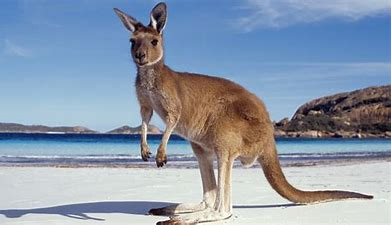
#> input picture Task 1/image1.jpg, 391 x 225 px, given in place of image1.jpeg, which was not available
$ jupyter execute imagetosketch.ipynb   (text cells are left out)
#> lines starting #> are read from the running program, lines starting #| are printed output that depends on the picture; pictures that were not available may be replaced by others from this repository, and a replacement may not be noted
[cell 1]
#importing opencv library
import cv2 as cv
import matplotlib.pyplot as plt
from google.colab.patches import cv2_imshow

[cell 2]
img=cv.imread("image1.jpeg")
#> img is the input picture: shape (225, 391, 3); mean B, G, R 172.1, 153.8, 140.1
cv2_imshow(img)

[cell 3]
gray=cv.cvtColor(img,cv.COLOR_BGR2GRAY)
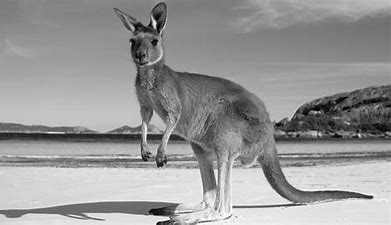
#> gray: shape (225, 391); min 1, max 255, mean 151.8

[cell 4]
cv2_imshow(gray)

[cell 5]
invert=cv.bitwise_not(gray)
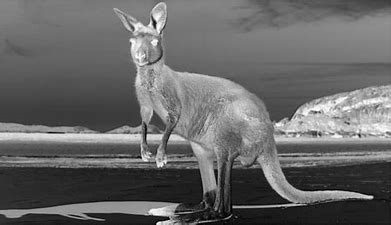
#> invert: shape (225, 391); min 0, max 254, mean 103.2

[cell 6]
cv2_imshow(invert)

[cell 7]
blur=cv.GaussianBlur(invert,(21,21),0)
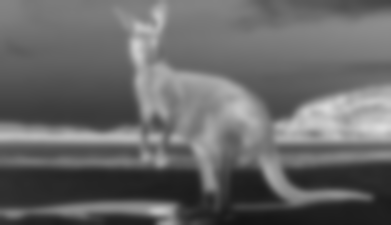
#> blur: shape (225, 391); min 19, max 221, mean 103.2
cv2_imshow(blur)

[cell 8]
invblur=cv.bitwise_not(blur)
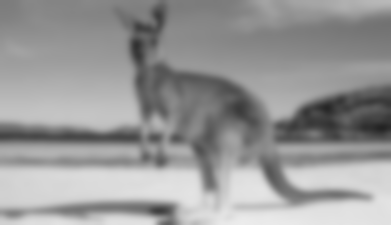
#> invblur: shape (225, 391); min 34, max 236, mean 151.8
cv2_imshow(invblur)

[cell 9]
sketch = cv.divide(gray, invblur, scale=256.0)
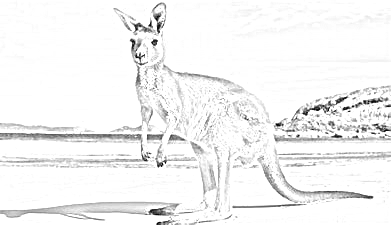
#> sketch: shape (225, 391); min 3, max 255, mean 242.9
cv2_imshow(sketch)
